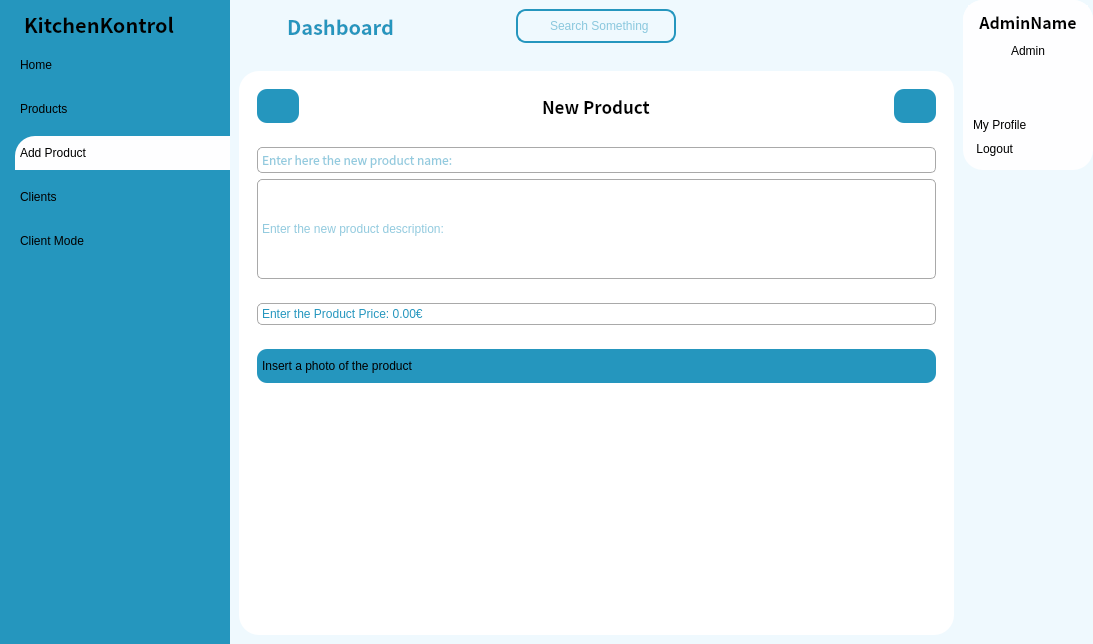
<?xml version="1.0" encoding="UTF-8"?>
<ui version="4.0">
 <class>MainWindow</class>
 <widget class="QMainWindow" name="MainWindow">
  <property name="geometry">
   <rect>
    <x>0</x>
    <y>0</y>
    <width>1093</width>
    <height>644</height>
   </rect>
  </property>
  <property name="sizePolicy">
   <sizepolicy hsizetype="Preferred" vsizetype="Preferred">
    <horstretch>0</horstretch>
    <verstretch>0</verstretch>
   </sizepolicy>
  </property>
  <property name="windowTitle">
   <string>MainWindow</string>
  </property>
  <property name="styleSheet">
   <string notr="true">*{
	color: #000;
	border: none;
}
#centralwidget{
	background-color: #eff9fe;

}
 #frame_11{
	background-color: #2596be;
}
QLineEdit{
	background: transparent;
	color: #2596be;
}
#searchFrame{
	border-radius: 10px;
	border: 2px solid #2596be;
}
#appHeader{
	color: #2596be;
}
#card1, #card2, #card3, #card4 {
	background-color: #fefeff;
	border-radius: 20px;
}
#pushButton, #pushButton_2{
	background-color: #2596be;
	color: #fff;
	border-radius: 10px;
}
#widget_4, #widget_5, #profileCont, #frame_15{
	background-color: #fefeff;
	border-radius: 20px;
}
#headerFrame{
	background-color: #fefeff;
}
#pushButton_3{
	background-color: #fefeff;
	padding: 10px 5px;
	text-align: left;
	border-top-left-radius: 20px ;
}
QPushButton{
	padding: 10px 5px;
	text-align: left;
}</string>
  </property>
  <widget class="QWidget" name="centralwidget">
   <layout class="QHBoxLayout" name="horizontalLayout">
    <property name="spacing">
     <number>0</number>
    </property>
    <property name="leftMargin">
     <number>0</number>
    </property>
    <property name="topMargin">
     <number>0</number>
    </property>
    <property name="rightMargin">
     <number>0</number>
    </property>
    <property name="bottomMargin">
     <number>0</number>
    </property>
    <item>
     <widget class="QCustomSlideMenu" name="leftMenu" native="true">
      <property name="minimumSize">
       <size>
        <width>230</width>
        <height>0</height>
       </size>
      </property>
      <property name="maximumSize">
       <size>
        <width>230</width>
        <height>16777215</height>
       </size>
      </property>
      <property name="styleSheet">
       <string notr="true">background-color: rgb(37, 150, 190);
border: none;</string>
      </property>
      <layout class="QVBoxLayout" name="verticalLayout_11">
       <property name="spacing">
        <number>0</number>
       </property>
       <property name="leftMargin">
        <number>15</number>
       </property>
       <property name="topMargin">
        <number>0</number>
       </property>
       <property name="rightMargin">
        <number>0</number>
       </property>
       <property name="bottomMargin">
        <number>0</number>
       </property>
       <item>
        <widget class="QFrame" name="frame_9">
         <property name="minimumSize">
          <size>
           <width>0</width>
           <height>0</height>
          </size>
         </property>
         <property name="frameShape">
          <enum>QFrame::StyledPanel</enum>
         </property>
         <property name="frameShadow">
          <enum>QFrame::Raised</enum>
         </property>
         <layout class="QVBoxLayout" name="verticalLayout_12">
          <property name="spacing">
           <number>0</number>
          </property>
          <property name="leftMargin">
           <number>0</number>
          </property>
          <property name="topMargin">
           <number>0</number>
          </property>
          <property name="rightMargin">
           <number>0</number>
          </property>
          <property name="bottomMargin">
           <number>0</number>
          </property>
          <item>
           <widget class="QFrame" name="frame_10">
            <property name="frameShape">
             <enum>QFrame::StyledPanel</enum>
            </property>
            <property name="frameShadow">
             <enum>QFrame::Raised</enum>
            </property>
            <layout class="QVBoxLayout" name="verticalLayout_13">
             <item>
              <widget class="QLabel" name="label_17">
               <property name="font">
                <font>
                 <family>Noto Sans CJK HK</family>
                 <pointsize>15</pointsize>
                 <weight>75</weight>
                 <bold>true</bold>
                </font>
               </property>
               <property name="text">
                <string>KitchenKontrol</string>
               </property>
              </widget>
             </item>
            </layout>
           </widget>
          </item>
          <item>
           <widget class="QFrame" name="frame_11">
            <property name="sizePolicy">
             <sizepolicy hsizetype="Preferred" vsizetype="Expanding">
              <horstretch>0</horstretch>
              <verstretch>0</verstretch>
             </sizepolicy>
            </property>
            <property name="frameShape">
             <enum>QFrame::StyledPanel</enum>
            </property>
            <property name="frameShadow">
             <enum>QFrame::Raised</enum>
            </property>
            <layout class="QVBoxLayout" name="verticalLayout_16">
             <property name="spacing">
              <number>0</number>
             </property>
             <property name="leftMargin">
              <number>0</number>
             </property>
             <property name="topMargin">
              <number>0</number>
             </property>
             <property name="rightMargin">
              <number>0</number>
             </property>
             <property name="bottomMargin">
              <number>0</number>
             </property>
             <item alignment="Qt::AlignTop">
              <widget class="QFrame" name="frame_12">
               <property name="frameShape">
                <enum>QFrame::StyledPanel</enum>
               </property>
               <property name="frameShadow">
                <enum>QFrame::Raised</enum>
               </property>
               <layout class="QVBoxLayout" name="verticalLayout_15">
                <property name="spacing">
                 <number>10</number>
                </property>
                <property name="leftMargin">
                 <number>0</number>
                </property>
                <property name="topMargin">
                 <number>0</number>
                </property>
                <property name="rightMargin">
                 <number>0</number>
                </property>
                <property name="bottomMargin">
                 <number>0</number>
                </property>
                <item>
                 <widget class="QPushButton" name="home_bttn">
                  <property name="styleSheet">
                   <string notr="true">padding: 10px 5px;

text-align:left;</string>
                  </property>
                  <property name="text">
                   <string>Home</string>
                  </property>
                  <property name="icon">
                   <iconset resource="res.qrc">
                    <normaloff>:/whiteIcons/resources/icons_white/home.svg</normaloff>:/whiteIcons/resources/icons_white/home.svg</iconset>
                  </property>
                  <property name="iconSize">
                   <size>
                    <width>24</width>
                    <height>24</height>
                   </size>
                  </property>
                 </widget>
                </item>
                <item>
                 <widget class="QPushButton" name="Products_bttn">
                  <property name="styleSheet">
                   <string notr="true">padding: 10px 5px;

text-align:left;</string>
                  </property>
                  <property name="text">
                   <string>Products</string>
                  </property>
                  <property name="icon">
                   <iconset resource="res.qrc">
                    <normaloff>:/whiteIcons/resources/icons_white/bar-chart.svg</normaloff>:/whiteIcons/resources/icons_white/bar-chart.svg</iconset>
                  </property>
                  <property name="iconSize">
                   <size>
                    <width>24</width>
                    <height>24</height>
                   </size>
                  </property>
                 </widget>
                </item>
                <item>
                 <widget class="QPushButton" name="NewProduct_bttn">
                  <property name="styleSheet">
                   <string notr="true">padding: 10px 5px;
background-color: #fefeff;
text-align:left;
border-top-left-radius:20px;</string>
                  </property>
                  <property name="text">
                   <string>Add Product</string>
                  </property>
                  <property name="icon">
                   <iconset resource="res.qrc">
                    <normaloff>:/blueIcons/resources/icons_blue/plus.svg</normaloff>:/blueIcons/resources/icons_blue/plus.svg</iconset>
                  </property>
                  <property name="iconSize">
                   <size>
                    <width>24</width>
                    <height>24</height>
                   </size>
                  </property>
                 </widget>
                </item>
                <item>
                 <widget class="QPushButton" name="Clients_bttn">
                  <property name="styleSheet">
                   <string notr="true">padding: 10px 5px;

text-align:left;</string>
                  </property>
                  <property name="text">
                   <string>Clients</string>
                  </property>
                  <property name="icon">
                   <iconset resource="res.qrc">
                    <normaloff>:/whiteIcons/resources/icons_white/user.svg</normaloff>:/whiteIcons/resources/icons_white/user.svg</iconset>
                  </property>
                  <property name="iconSize">
                   <size>
                    <width>24</width>
                    <height>24</height>
                   </size>
                  </property>
                 </widget>
                </item>
                <item>
                 <widget class="QPushButton" name="ClientMode_bttn">
                  <property name="styleSheet">
                   <string notr="true">padding: 10px 5px;

text-align:left;</string>
                  </property>
                  <property name="text">
                   <string>Client Mode</string>
                  </property>
                  <property name="icon">
                   <iconset resource="res.qrc">
                    <normaloff>:/whiteIcons/resources/icons_white/power.svg</normaloff>:/whiteIcons/resources/icons_white/power.svg</iconset>
                  </property>
                 </widget>
                </item>
               </layout>
              </widget>
             </item>
            </layout>
           </widget>
          </item>
         </layout>
        </widget>
       </item>
      </layout>
     </widget>
    </item>
    <item>
     <widget class="QWidget" name="mainBody" native="true">
      <property name="styleSheet">
       <string notr="true">background-color: rgb(239, 249, 254);</string>
      </property>
      <layout class="QVBoxLayout" name="verticalLayout">
       <property name="spacing">
        <number>0</number>
       </property>
       <property name="leftMargin">
        <number>0</number>
       </property>
       <property name="topMargin">
        <number>0</number>
       </property>
       <property name="rightMargin">
        <number>0</number>
       </property>
       <property name="bottomMargin">
        <number>0</number>
       </property>
       <item alignment="Qt::AlignTop">
        <widget class="QWidget" name="headerFrame" native="true">
         <property name="styleSheet">
          <string notr="true"/>
         </property>
         <layout class="QHBoxLayout" name="horizontalLayout_2">
          <property name="spacing">
           <number>0</number>
          </property>
          <property name="leftMargin">
           <number>0</number>
          </property>
          <property name="topMargin">
           <number>0</number>
          </property>
          <property name="rightMargin">
           <number>0</number>
          </property>
          <property name="bottomMargin">
           <number>10</number>
          </property>
          <item alignment="Qt::AlignLeft">
           <widget class="QWidget" name="widget" native="true">
            <layout class="QHBoxLayout" name="horizontalLayout_3">
             <item>
              <widget class="QPushButton" name="menu_Button">
               <property name="styleSheet">
                <string notr="true">background-color: rgb(239, 249, 254);
border: none;
</string>
               </property>
               <property name="text">
                <string/>
               </property>
               <property name="icon">
                <iconset resource="res.qrc">
                 <normaloff>:/blueIcons/resources/icons_blue/menu.svg</normaloff>:/blueIcons/resources/icons_blue/menu.svg</iconset>
               </property>
               <property name="iconSize">
                <size>
                 <width>24</width>
                 <height>24</height>
                </size>
               </property>
              </widget>
             </item>
             <item>
              <widget class="QLabel" name="label">
               <property name="font">
                <font>
                 <family>Noto Sans CJK HK</family>
                 <pointsize>15</pointsize>
                 <weight>75</weight>
                 <bold>true</bold>
                </font>
               </property>
               <property name="styleSheet">
                <string notr="true">color: rgb(37, 150, 190);</string>
               </property>
               <property name="text">
                <string>Dashboard</string>
               </property>
              </widget>
             </item>
            </layout>
           </widget>
          </item>
          <item alignment="Qt::AlignHCenter">
           <widget class="QWidget" name="widget_3" native="true">
            <layout class="QHBoxLayout" name="horizontalLayout_4">
             <item alignment="Qt::AlignTop">
              <widget class="QFrame" name="search_frame">
               <property name="minimumSize">
                <size>
                 <width>160</width>
                 <height>0</height>
                </size>
               </property>
               <property name="styleSheet">
                <string notr="true">border-radius: 10px;
border: 2px solid rgb(37, 150, 190);</string>
               </property>
               <property name="frameShape">
                <enum>QFrame::StyledPanel</enum>
               </property>
               <property name="frameShadow">
                <enum>QFrame::Raised</enum>
               </property>
               <layout class="QHBoxLayout" name="horizontalLayout_6">
                <property name="spacing">
                 <number>0</number>
                </property>
                <property name="leftMargin">
                 <number>0</number>
                </property>
                <property name="topMargin">
                 <number>0</number>
                </property>
                <property name="rightMargin">
                 <number>0</number>
                </property>
                <property name="bottomMargin">
                 <number>0</number>
                </property>
                <item>
                 <widget class="QLabel" name="label_2">
                  <property name="minimumSize">
                   <size>
                    <width>30</width>
                    <height>30</height>
                   </size>
                  </property>
                  <property name="maximumSize">
                   <size>
                    <width>30</width>
                    <height>30</height>
                   </size>
                  </property>
                  <property name="styleSheet">
                   <string notr="true">border: transparent;</string>
                  </property>
                  <property name="text">
                   <string/>
                  </property>
                  <property name="pixmap">
                   <pixmap resource="res.qrc">:/blueIcons/resources/icons_blue/search.svg</pixmap>
                  </property>
                  <property name="scaledContents">
                   <bool>true</bool>
                  </property>
                 </widget>
                </item>
                <item>
                 <widget class="QLineEdit" name="lineEdit">
                  <property name="styleSheet">
                   <string notr="true">background: transparent;
border: transparent;</string>
                  </property>
                  <property name="placeholderText">
                   <string>Search Something</string>
                  </property>
                 </widget>
                </item>
               </layout>
              </widget>
             </item>
            </layout>
           </widget>
          </item>
          <item alignment="Qt::AlignRight">
           <widget class="QWidget" name="widget_5" native="true">
            <layout class="QHBoxLayout" name="horizontalLayout_5">
             <property name="spacing">
              <number>0</number>
             </property>
             <property name="leftMargin">
              <number>0</number>
             </property>
             <property name="topMargin">
              <number>0</number>
             </property>
             <property name="rightMargin">
              <number>0</number>
             </property>
             <property name="bottomMargin">
              <number>0</number>
             </property>
             <item>
              <widget class="QPushButton" name="account_Button">
               <property name="styleSheet">
                <string notr="true">border: none;</string>
               </property>
               <property name="text">
                <string/>
               </property>
               <property name="icon">
                <iconset resource="res.qrc">
                 <normaloff>:/blueIcons/resources/icons_blue/user.svg</normaloff>:/blueIcons/resources/icons_blue/user.svg</iconset>
               </property>
               <property name="iconSize">
                <size>
                 <width>32</width>
                 <height>32</height>
                </size>
               </property>
              </widget>
             </item>
            </layout>
           </widget>
          </item>
         </layout>
        </widget>
       </item>
       <item>
        <widget class="QWidget" name="widget_4" native="true">
         <property name="sizePolicy">
          <sizepolicy hsizetype="Preferred" vsizetype="Expanding">
           <horstretch>0</horstretch>
           <verstretch>0</verstretch>
          </sizepolicy>
         </property>
         <layout class="QHBoxLayout" name="horizontalLayout_12">
          <item>
           <widget class="QWidget" name="widget_6" native="true">
            <property name="styleSheet">
             <string notr="true">background-color: white;
border-radius:20px</string>
            </property>
            <layout class="QVBoxLayout" name="verticalLayout_9">
             <item alignment="Qt::AlignTop">
              <widget class="QFrame" name="frame_5">
               <property name="frameShape">
                <enum>QFrame::StyledPanel</enum>
               </property>
               <property name="frameShadow">
                <enum>QFrame::Raised</enum>
               </property>
               <layout class="QHBoxLayout" name="horizontalLayout_13">
                <item>
                 <widget class="QPushButton" name="clear_bttn">
                  <property name="sizePolicy">
                   <sizepolicy hsizetype="Maximum" vsizetype="Fixed">
                    <horstretch>0</horstretch>
                    <verstretch>0</verstretch>
                   </sizepolicy>
                  </property>
                  <property name="styleSheet">
                   <string notr="true">border-radius: 10px;
border: none;
background-color: rgb(37, 150, 190);</string>
                  </property>
                  <property name="text">
                   <string/>
                  </property>
                  <property name="icon">
                   <iconset resource="res.qrc">
                    <normaloff>:/whiteIcons/resources/icons_white/trash.svg</normaloff>:/whiteIcons/resources/icons_white/trash.svg</iconset>
                  </property>
                  <property name="iconSize">
                   <size>
                    <width>24</width>
                    <height>24</height>
                   </size>
                  </property>
                 </widget>
                </item>
                <item alignment="Qt::AlignHCenter">
                 <widget class="QLabel" name="label_15">
                  <property name="font">
                   <font>
                    <family>Noto Sans CJK HK</family>
                    <pointsize>13</pointsize>
                    <weight>75</weight>
                    <bold>true</bold>
                   </font>
                  </property>
                  <property name="text">
                   <string>New Product</string>
                  </property>
                 </widget>
                </item>
                <item>
                 <widget class="QPushButton" name="check_bttn">
                  <property name="sizePolicy">
                   <sizepolicy hsizetype="Maximum" vsizetype="Fixed">
                    <horstretch>0</horstretch>
                    <verstretch>0</verstretch>
                   </sizepolicy>
                  </property>
                  <property name="styleSheet">
                   <string notr="true">border-radius: 10px;
border: none;
background-color: rgb(37, 150, 190);</string>
                  </property>
                  <property name="text">
                   <string/>
                  </property>
                  <property name="icon">
                   <iconset resource="res.qrc">
                    <normaloff>:/whiteIcons/resources/icons_white/check-circle.svg</normaloff>:/whiteIcons/resources/icons_white/check-circle.svg</iconset>
                  </property>
                  <property name="iconSize">
                   <size>
                    <width>24</width>
                    <height>24</height>
                   </size>
                  </property>
                 </widget>
                </item>
               </layout>
              </widget>
             </item>
             <item>
              <widget class="QFrame" name="frame_6">
               <property name="sizePolicy">
                <sizepolicy hsizetype="Preferred" vsizetype="Expanding">
                 <horstretch>0</horstretch>
                 <verstretch>0</verstretch>
                </sizepolicy>
               </property>
               <property name="frameShape">
                <enum>QFrame::StyledPanel</enum>
               </property>
               <property name="frameShadow">
                <enum>QFrame::Raised</enum>
               </property>
               <layout class="QVBoxLayout" name="verticalLayout_2">
                <property name="leftMargin">
                 <number>0</number>
                </property>
                <property name="topMargin">
                 <number>0</number>
                </property>
                <property name="rightMargin">
                 <number>0</number>
                </property>
                <property name="bottomMargin">
                 <number>0</number>
                </property>
                <item alignment="Qt::AlignTop">
                 <widget class="QFrame" name="frame">
                  <property name="frameShape">
                   <enum>QFrame::StyledPanel</enum>
                  </property>
                  <property name="frameShadow">
                   <enum>QFrame::Raised</enum>
                  </property>
                  <layout class="QVBoxLayout" name="verticalLayout_3">
                   <item>
                    <widget class="QLineEdit" name="ProductName_line">
                     <property name="font">
                      <font>
                       <family>Noto Sans CJK HK</family>
                      </font>
                     </property>
                     <property name="styleSheet">
                      <string notr="true">    border: 1px solid #a9a9a9;
    border-radius: 5px;
    padding: 2px;
    min-width: 70px;</string>
                     </property>
                     <property name="placeholderText">
                      <string>Enter here the new product name:</string>
                     </property>
                    </widget>
                   </item>
                   <item>
                    <widget class="QLineEdit" name="lineDescription">
                     <property name="minimumSize">
                      <size>
                       <width>76</width>
                       <height>100</height>
                      </size>
                     </property>
                     <property name="styleSheet">
                      <string notr="true">    border: 1px solid #a9a9a9;
    border-radius: 5px;
    padding: 2px;
    min-width: 70px;</string>
                     </property>
                     <property name="placeholderText">
                      <string>Enter the new product description:</string>
                     </property>
                    </widget>
                   </item>
                  </layout>
                 </widget>
                </item>
                <item>
                 <widget class="QFrame" name="frame_2">
                  <property name="frameShape">
                   <enum>QFrame::StyledPanel</enum>
                  </property>
                  <property name="frameShadow">
                   <enum>QFrame::Raised</enum>
                  </property>
                  <layout class="QHBoxLayout" name="horizontalLayout_7">
                   <item>
                    <widget class="QDoubleSpinBox" name="doubleSpinBox">
                     <property name="font">
                      <font>
                       <weight>50</weight>
                       <bold>false</bold>
                      </font>
                     </property>
                     <property name="styleSheet">
                      <string notr="true">QDoubleSpinBox {
    border: 1px solid #a9a9a9;
    border-radius: 5px;
    padding: 2px;
    min-width: 70px;
	color: #2596be
}



</string>
                     </property>
                     <property name="buttonSymbols">
                      <enum>QAbstractSpinBox::NoButtons</enum>
                     </property>
                     <property name="prefix">
                      <string>Enter the Product Price: </string>
                     </property>
                     <property name="suffix">
                      <string>€</string>
                     </property>
                     <property name="singleStep">
                      <double>0.500000000000000</double>
                     </property>
                    </widget>
                   </item>
                  </layout>
                 </widget>
                </item>
                <item>
                 <widget class="QFrame" name="frame_3">
                  <property name="frameShape">
                   <enum>QFrame::StyledPanel</enum>
                  </property>
                  <property name="frameShadow">
                   <enum>QFrame::Raised</enum>
                  </property>
                  <layout class="QHBoxLayout" name="horizontalLayout_8">
                   <item>
                    <widget class="QPushButton" name="photo_bttn">
                     <property name="styleSheet">
                      <string notr="true">border-radius: 10px;
border: none;
background-color: rgb(37, 150, 190);</string>
                     </property>
                     <property name="text">
                      <string>Insert a photo of the product</string>
                     </property>
                     <property name="icon">
                      <iconset resource="res.qrc">
                       <normaloff>:/whiteIcons/resources/icons_white/camera.svg</normaloff>:/whiteIcons/resources/icons_white/camera.svg</iconset>
                     </property>
                    </widget>
                   </item>
                  </layout>
                 </widget>
                </item>
               </layout>
              </widget>
             </item>
             <item>
              <spacer name="verticalSpacer">
               <property name="orientation">
                <enum>Qt::Vertical</enum>
               </property>
               <property name="sizeHint" stdset="0">
                <size>
                 <width>20</width>
                 <height>40</height>
                </size>
               </property>
              </spacer>
             </item>
            </layout>
           </widget>
          </item>
         </layout>
        </widget>
       </item>
      </layout>
     </widget>
    </item>
    <item alignment="Qt::AlignTop">
     <widget class="QCustomSlideMenu" name="profileCont" native="true">
      <property name="minimumSize">
       <size>
        <width>130</width>
        <height>170</height>
       </size>
      </property>
      <property name="maximumSize">
       <size>
        <width>130</width>
        <height>170</height>
       </size>
      </property>
      <layout class="QVBoxLayout" name="verticalLayout_17">
       <property name="spacing">
        <number>0</number>
       </property>
       <property name="leftMargin">
        <number>0</number>
       </property>
       <property name="topMargin">
        <number>0</number>
       </property>
       <property name="rightMargin">
        <number>0</number>
       </property>
       <property name="bottomMargin">
        <number>0</number>
       </property>
       <item alignment="Qt::AlignTop">
        <widget class="QFrame" name="frame_13">
         <property name="minimumSize">
          <size>
           <width>0</width>
           <height>0</height>
          </size>
         </property>
         <property name="styleSheet">
          <string notr="true">border-radius: 20px;
background-color:#fefeff;
padding: 5px 5px;</string>
         </property>
         <property name="frameShape">
          <enum>QFrame::StyledPanel</enum>
         </property>
         <property name="frameShadow">
          <enum>QFrame::Raised</enum>
         </property>
         <layout class="QVBoxLayout" name="verticalLayout_18">
          <property name="spacing">
           <number>0</number>
          </property>
          <property name="leftMargin">
           <number>0</number>
          </property>
          <property name="topMargin">
           <number>0</number>
          </property>
          <property name="rightMargin">
           <number>0</number>
          </property>
          <property name="bottomMargin">
           <number>0</number>
          </property>
          <item alignment="Qt::AlignTop">
           <widget class="QLabel" name="label_20">
            <property name="minimumSize">
             <size>
              <width>0</width>
              <height>0</height>
             </size>
            </property>
            <property name="font">
             <font>
              <family>Noto Sans CJK HK</family>
              <pointsize>12</pointsize>
              <weight>75</weight>
              <bold>true</bold>
             </font>
            </property>
            <property name="text">
             <string>AdminName</string>
            </property>
            <property name="alignment">
             <set>Qt::AlignCenter</set>
            </property>
           </widget>
          </item>
          <item alignment="Qt::AlignTop">
           <widget class="QLabel" name="label_19">
            <property name="text">
             <string>Admin</string>
            </property>
            <property name="alignment">
             <set>Qt::AlignCenter</set>
            </property>
           </widget>
          </item>
          <item alignment="Qt::AlignHCenter">
           <widget class="QLabel" name="label_18">
            <property name="minimumSize">
             <size>
              <width>50</width>
              <height>50</height>
             </size>
            </property>
            <property name="maximumSize">
             <size>
              <width>50</width>
              <height>50</height>
             </size>
            </property>
            <property name="autoFillBackground">
             <bool>false</bool>
            </property>
            <property name="text">
             <string/>
            </property>
            <property name="pixmap">
             <pixmap resource="res.qrc">:/images/resources/logo_negro.png</pixmap>
            </property>
            <property name="scaledContents">
             <bool>true</bool>
            </property>
            <property name="alignment">
             <set>Qt::AlignLeading|Qt::AlignLeft|Qt::AlignVCenter</set>
            </property>
           </widget>
          </item>
          <item>
           <widget class="QPushButton" name="Profile_bttn">
            <property name="text">
             <string>My Profile</string>
            </property>
            <property name="icon">
             <iconset resource="res.qrc">
              <normaloff>:/blueIcons/resources/icons_blue/pen-tool.svg</normaloff>:/blueIcons/resources/icons_blue/pen-tool.svg</iconset>
            </property>
           </widget>
          </item>
          <item>
           <widget class="QPushButton" name="pushButton_logout">
            <property name="text">
             <string> Logout</string>
            </property>
            <property name="icon">
             <iconset resource="res.qrc">
              <normaloff>:/blueIcons/resources/icons_blue/power.svg</normaloff>:/blueIcons/resources/icons_blue/power.svg</iconset>
            </property>
           </widget>
          </item>
         </layout>
        </widget>
       </item>
      </layout>
     </widget>
    </item>
   </layout>
  </widget>
 </widget>
 <customwidgets>
  <customwidget>
   <class>QCustomSlideMenu</class>
   <extends>QWidget</extends>
   <header location="global">Custom_Widgets.Widgets.h</header>
   <container>1</container>
  </customwidget>
 </customwidgets>
 <resources>
  <include location="res.qrc"/>
 </resources>
 <connections/>
</ui>
